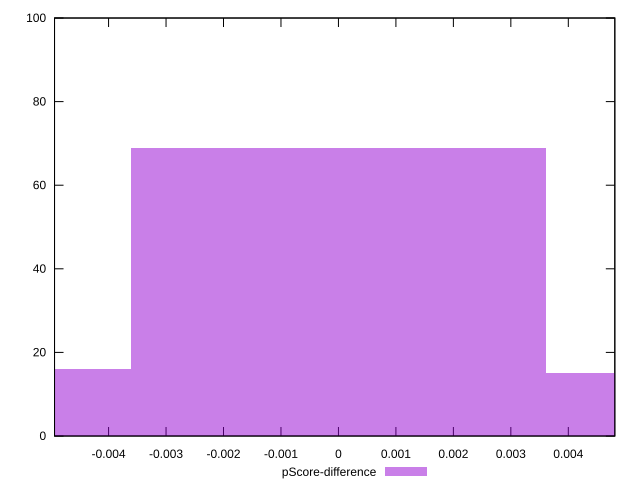

Recreate this plot in gnuplot.
reset

$pScoreDifference <<EOF
0 69
-0.007212416392823791 16
0.007212416392823791 15
EOF

set key outside below
set boxwidth 0.007212416392823791
set xrange [-0.004940324959027964:0.004809267459518041]
set yrange [0:100]
set trange [0:100]
set style fill transparent solid 0.5 noborder
set terminal svg size 640, 490 enhanced background rgb 'white'
set output "reports/report_00030_2021-02-24T20-42-31.540Z/first-meaningful-paint/samples/astro/pScore-difference/histogram.svg"

plot $pScoreDifference title "pScore-difference" with boxes

reset
